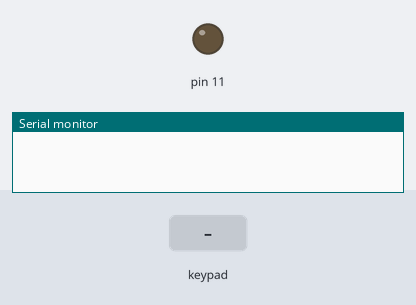
This sketch was run on a simulated Arduino Uno, built with avr-gcc and run on an emulated ATmega328P. On the bench: output pins drawn as LEDs (lit = HIGH), the last lines printed to the serial monitor. The inputs (shaded band) are chosen by the test bench.

Above: at 1.2 s.
1.3 s: keypad keys 1 2 3 4 # pressed 0.4 s apart
At 3.6 s:
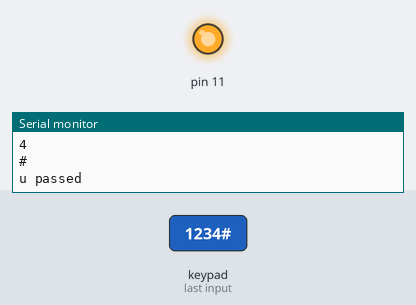
4.8 s: key 'A' pressed
7.8 s: key 'B' pressed
9.3 s: keypad keys 1 2 3 4 * pressed 0.4 s apart
12.8 s: key 'C' pressed
14.3 s: keypad keys 1 2 3 4 D pressed 0.4 s apart
Timing chart, 0 to 17.3 s (numbered marks = the images above; inputs shaded):
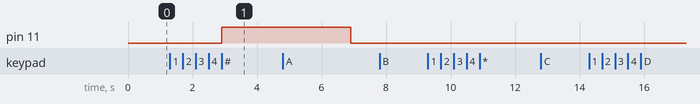

Measured:
- after the input at 1.3 s, pin 11: LOW → HIGH after 1.6 s

The sketch:

sketch.Ino
```cpp
#include <Keypad.h>
#define makeKeyMap(x) ((char*)x)

const byte ROWS= 4;
const byte COLS= 4;

byte RowPins[ROWS] = {9,8,7,6};
byte ColPins[COLS] = {5,4,3,2};

char keys[ROWS][COLS] = {
  {'1','2','3','A'},
  {'4','5','6','B'},
  {'7','8','9','C'},
  {'*','0','#','D'}
  };

Keypad keypad = Keypad(makeKeyMap(keys), RowPins , ColPins , ROWS , COLS);

const String password = "1234";
String userInput;
void setup() {
  // put your setup code here, to run once:
  Serial.begin(9600);
  userInput.reserve(32);
pinMode(11,OUTPUT);
}

void loop() {
  // put your main code here, to run repeatedly
  char KeyInput = keypad.getKey();

  if(KeyInput){
    Serial.println(KeyInput);
    if(KeyInput == '*'){
      //clearinput
      userInput = "";

      }
      if(KeyInput == '#'){
        if(password == userInput){
          Serial.println("u passed");
          userInput = "";
          digitalWrite(11,HIGH);
          delay(4000);
          digitalWrite(11,LOW);
        }
         else{
          Serial.println("u cant pass lol");

          }

  }

      else{
        userInput += KeyInput;
        }
 }
}
```
